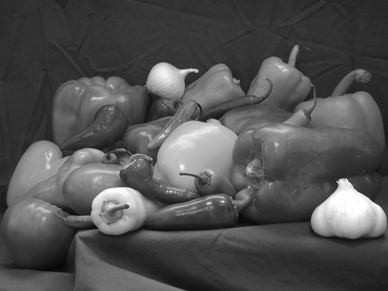
#> input picture HW3/peppers.png, 388 x 291 px, shrunk from 512 x 384 before the run
$ python ECE178_HW3_P3.py
#> lines starting #> are read from the running program, lines starting #| are printed output that depends on the picture; long printed decimals are rounded
import numpy as np
import math
import matplotlib.pyplot as plt
import cv2
import time
from PIL import Image

def create_gaussian_kernel(sigma_size, separable=False):
    """
    Creates a gaussian kernel based on sigma and dimensions of kernel matrix
    :param sigma_size: standard deviation of gaussian
    :param kernel_dimensions: kernel dimensions
    """
    # Can modify kernel_dimension relative to sigma_size
    kernel_dimensions = int(6 * sigma_size)
    gaussian_coefficient =  1/math.sqrt(2*math.pi)*sigma_size if separable else 1 / (2 * math.pi * (sigma_size ** 2))
    gaussian_sum = 0
    gaussian_kernel = np.zeros(kernel_dimensions) if separable else np.zeros([kernel_dimensions, kernel_dimensions])

    for x in range(0, kernel_dimensions):
        i = x - kernel_dimensions // 2
        if separable:
            gaussian_exponential = math.exp(-1/2*((i/sigma_size) ** 2))
            gaussian_kernel[x] = gaussian_coefficient * gaussian_exponential
            gaussian_sum += gaussian_kernel[x]
        else:
            for y in range(0, kernel_dimensions):
                # i = x - math.floor(kernel_dimensions / 2)
                j = y - kernel_dimensions // 2
                gaussian_exponential = math.exp(-((i**2)+(j**2))/(2*sigma_size**2))
                # print("iteration {}:{}--> i: {} j: {}   var = {}".format(x, y, i, j, gaussian_exponential))
                gaussian_kernel[x, y] = gaussian_coefficient*gaussian_exponential
                gaussian_sum += gaussian_kernel[x, y]

    normalized_gaussian_kernel = (1/gaussian_sum)*gaussian_kernel
    return normalized_gaussian_kernel.reshape([1, -1]) if separable else normalized_gaussian_kernel

def filter_image(image, kernel, seperable=False):
    start_time = time.time()
    output_im = cv2.filter2D(image, -1, kernel)
    total_time = time.time() - start_time
    if seperable:
        start_time = time.time()
        output_im = cv2.filter2D(output_im, -1, np.transpose(kernel))
        total_time = time.time() - start_time
    return output_im, total_time

if __name__ == '__main__':
    separable = True
    peppers_img = Image.open("peppers.png")
#> peppers_img is the input picture: PIL image 388x291 L; min 8, max 255, mean 81.2
    peppers_img_pxl = np.asarray(peppers_img)

    # Part a) Create a discrete 2D gaussian kernel of size 9x9
    # Part b) We can seperate out the exponential into 2 multiplications.
    # Part c) Perform full and separable convolution on peppers.png and time each operation

    gaussian_kernel = create_gaussian_kernel(sigma_size=1.5, separable=separable)
    print("Gaussian kernel shape: " + str(gaussian_kernel.shape))

    plt.imsave("IvanArevalo-HW3-P3{}.png".format('B1' if separable else 'A'), gaussian_kernel)
    plt.imshow(gaussian_kernel)
    plt.colorbar()
    if separable:
        plt.imsave("IvanArevalo-HW3-P3{}.png".format("B2" if separable else "error"), np.transpose(gaussian_kernel))
        plt.figure()
        plt.imshow(np.transpose(gaussian_kernel))
        plt.colorbar()
        print("Given an image MxN and kernel size L, it would require 2*L multiplications for each output pixel and"
              "given there are (M - floor(L/2)) * (N - floor(L/2)) output pixels, there is a total of "
              "(M - floor(L/2)) * (N - floor(L/2)) * (2xL) multiplications")
        filtered_im, runtime = filter_image(peppers_img_pxl, gaussian_kernel, seperable=separable)
#> runtime = 0.00321
        print("Performing convolution with separable kernels h_x[m] and h_y[n] took {} seconds".format(runtime))
#| Performing convolution with separable kernels h_x[m] and h_y[n] took 0.003205 seconds
        plt.imsave('IvanArevalo-HW3-P3C_Separable.png', filtered_im, cmap='gray')
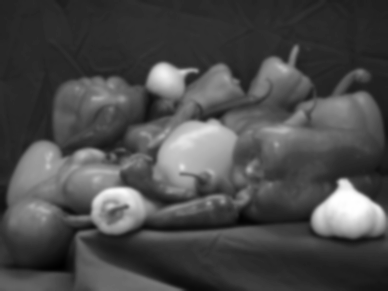
#> saved as IvanArevalo-HW3-P3C_Separable.png: shape (291, 388, 3); min 0, max 255, mean 74.4
        plt.figure()
        plt.imshow(filtered_im, cmap='gray')
        plt.title("Convolution with {}".format("h_x[m] and h_y[n]" if separable else "h[m, n]"))
    else:
        print("Given an image MxN and kernel LxL, it would require (LxL) multiplications for each output pixel and"
              "given there are (M - floor(L/2)) * (N - floor(L/2)) output pixels, there is a total of "
              "(M - floor(L/2)) * (N - floor(L/2)) * (LxL) multiplications")
        filtered_im, runtime = filter_image(peppers_img_pxl, gaussian_kernel, seperable=separable)
        print("Performing convolution with h[m, n] took {} seconds".format(runtime))
        plt.imsave('IvanArevalo-HW3-P3C_Not-Separable.png', filtered_im, cmap='gray')
        plt.figure()
        plt.imshow(filtered_im, cmap='gray')
        plt.title("Convolution with separable kernels h_x[m] and h_y[n]")

    plt.show()
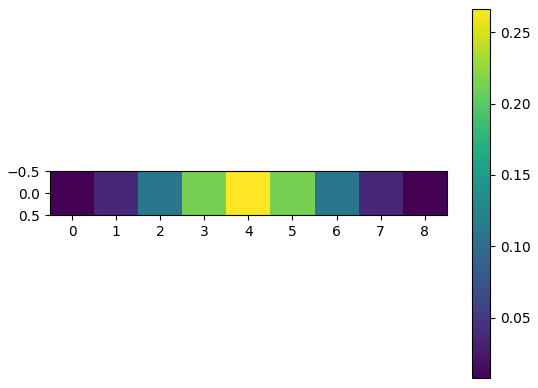
#> figure drawn by matplotlib, 2 panels
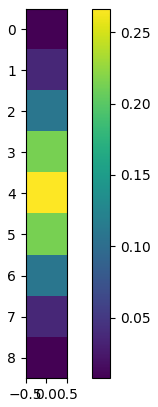
#> figure drawn by matplotlib, 2 panels
